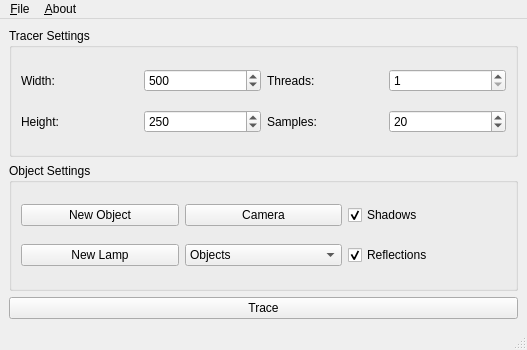
<?xml version="1.0" encoding="UTF-8"?>
<ui version="4.0">
 <class>Main</class>
 <widget class="QMainWindow" name="Main">
  <property name="geometry">
   <rect>
    <x>0</x>
    <y>0</y>
    <width>527</width>
    <height>350</height>
   </rect>
  </property>
  <property name="windowTitle">
   <string>MainWindow</string>
  </property>
  <widget class="QWidget" name="centralwidget">
   <layout class="QVBoxLayout" name="verticalLayout">
    <item>
     <widget class="QGroupBox" name="groupBox">
      <property name="title">
       <string>Tracer Settings</string>
      </property>
      <layout class="QGridLayout" name="gridLayout_2">
       <item row="0" column="3">
        <widget class="QSpinBox" name="valThreads">
         <property name="minimum">
          <number>1</number>
         </property>
         <property name="maximum">
          <number>100</number>
         </property>
        </widget>
       </item>
       <item row="1" column="2">
        <widget class="QLabel" name="label_2">
         <property name="text">
          <string>Samples:</string>
         </property>
        </widget>
       </item>
       <item row="1" column="3">
        <widget class="QSpinBox" name="valSamples">
         <property name="maximum">
          <number>1000</number>
         </property>
         <property name="value">
          <number>20</number>
         </property>
        </widget>
       </item>
       <item row="0" column="1">
        <widget class="QSpinBox" name="valWidth">
         <property name="minimum">
          <number>0</number>
         </property>
         <property name="maximum">
          <number>1000</number>
         </property>
         <property name="value">
          <number>500</number>
         </property>
        </widget>
       </item>
       <item row="1" column="0">
        <widget class="QLabel" name="label_5">
         <property name="text">
          <string>Height:</string>
         </property>
        </widget>
       </item>
       <item row="0" column="0">
        <widget class="QLabel" name="label_4">
         <property name="text">
          <string>Width:</string>
         </property>
        </widget>
       </item>
       <item row="0" column="2">
        <widget class="QLabel" name="label_3">
         <property name="text">
          <string>Threads:</string>
         </property>
        </widget>
       </item>
       <item row="1" column="1">
        <widget class="QSpinBox" name="valHeight">
         <property name="maximum">
          <number>5000</number>
         </property>
         <property name="value">
          <number>250</number>
         </property>
        </widget>
       </item>
      </layout>
     </widget>
    </item>
    <item>
     <widget class="QGroupBox" name="groupBox_2">
      <property name="title">
       <string>Object Settings</string>
      </property>
      <layout class="QGridLayout" name="gridLayout_3">
       <item row="3" column="1">
        <widget class="QComboBox" name="objectList">
         <item>
          <property name="text">
           <string>Objects</string>
          </property>
         </item>
        </widget>
       </item>
       <item row="1" column="1">
        <widget class="QPushButton" name="buttonCamera">
         <property name="text">
          <string>Camera</string>
         </property>
        </widget>
       </item>
       <item row="3" column="0">
        <widget class="QPushButton" name="lampButton">
         <property name="text">
          <string>New Lamp</string>
         </property>
        </widget>
       </item>
       <item row="1" column="0">
        <widget class="QPushButton" name="objectButton">
         <property name="text">
          <string>New Object</string>
         </property>
        </widget>
       </item>
       <item row="3" column="2">
        <widget class="QCheckBox" name="valReflections">
         <property name="text">
          <string>Reflections</string>
         </property>
         <property name="checked">
          <bool>true</bool>
         </property>
        </widget>
       </item>
       <item row="1" column="2">
        <widget class="QCheckBox" name="valShadows">
         <property name="text">
          <string>Shadows</string>
         </property>
         <property name="checked">
          <bool>true</bool>
         </property>
        </widget>
       </item>
      </layout>
     </widget>
    </item>
    <item>
     <widget class="QPushButton" name="buttonTrace">
      <property name="text">
       <string>Trace</string>
      </property>
     </widget>
    </item>
   </layout>
  </widget>
  <widget class="QMenuBar" name="menubar">
   <property name="geometry">
    <rect>
     <x>0</x>
     <y>0</y>
     <width>527</width>
     <height>22</height>
    </rect>
   </property>
   <widget class="QMenu" name="menuFile">
    <property name="title">
     <string>&amp;File</string>
    </property>
    <addaction name="actionSave"/>
    <addaction name="actionQuit"/>
   </widget>
   <widget class="QMenu" name="menuAbout">
    <property name="title">
     <string>&amp;About</string>
    </property>
    <addaction name="actionAbout"/>
   </widget>
   <addaction name="menuFile"/>
   <addaction name="menuAbout"/>
  </widget>
  <widget class="QStatusBar" name="statusbar"/>
  <action name="actionAbout">
   <property name="text">
    <string>&amp;About</string>
   </property>
  </action>
  <action name="actionSave">
   <property name="text">
    <string>&amp;Save</string>
   </property>
  </action>
  <action name="actionQuit">
   <property name="text">
    <string>&amp;Quit</string>
   </property>
  </action>
 </widget>
 <resources/>
 <connections/>
</ui>
